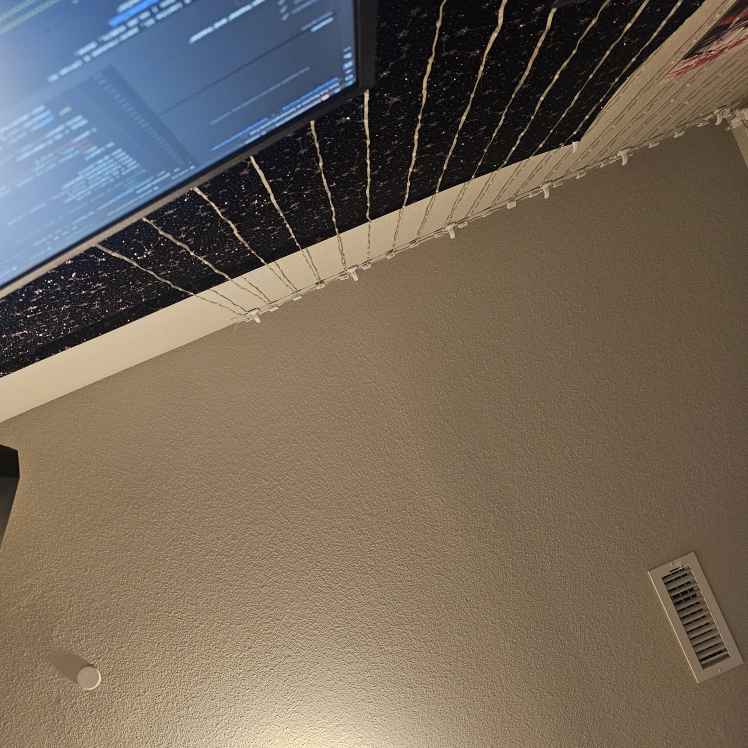
#> input picture SamsungCameraTool/captures/asd/20250807_235503(0).jpg, 2992 x 2992 px (shown at 1/4 size)
$ python -i photo_viewer.py   (imports and definitions only)
#> lines starting #> are read from the running program, lines starting #| are printed output that depends on the picture
import os
import shutil
import tkinter as tk
from tkinter import messagebox, simpledialog, filedialog
from PIL import Image, ImageTk, ExifTags

def _auto_orient(img: Image.Image) -> Image.Image:
    try:
        exif = img._getexif()
        if not exif:
            return img
        orientation_key = next((k for k, v in ExifTags.TAGS.items() if v == "Orientation"), None)
        if not orientation_key:
            return img
        o = exif.get(orientation_key)
        if o == 3:
            img = img.rotate(180, expand=True)
        elif o == 6:
            img = img.rotate(270, expand=True)
        elif o == 8:
            img = img.rotate(90, expand=True)
    except Exception:
        pass
    return img

class PhotoViewer(tk.Toplevel):
    # [118 lines left out: functions __init__, show_image, next_img, prev_img, delete_local, toggle_select and 3 more, not called in this run]

>>> import cv2
>>> picture = cv2.imread('captures/asd/20250807_235503(0).jpg', cv2.IMREAD_GRAYSCALE)
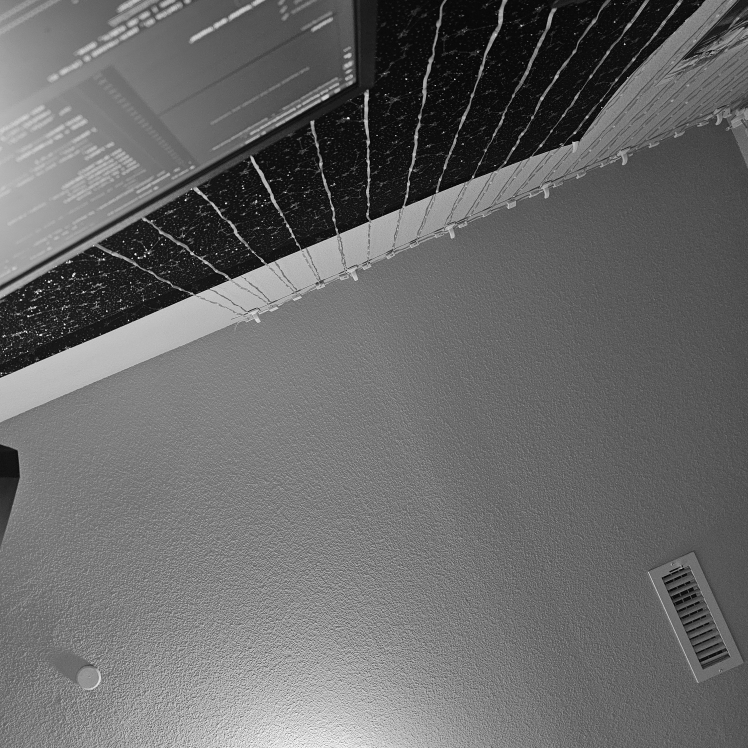
#> picture: shape (2992, 2992) (shown at 1/4 size); min 0, max 255, mean 105.1
>>> result = _auto_orient(picture)
